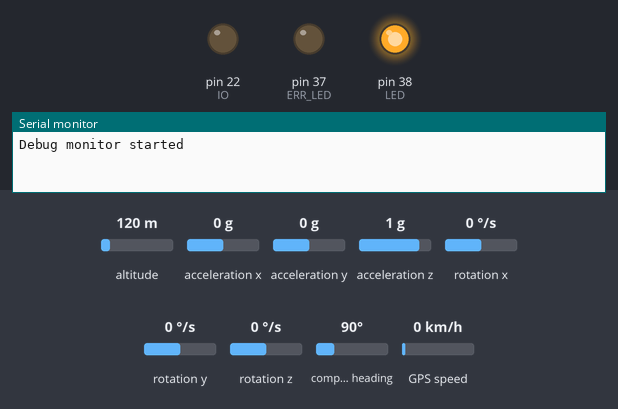
A sketch run on a simulated Arduino Mega 2560, built for the host (arithmetic inside an expression is 32-bit, double 64-bit). Shown: output pins drawn as LEDs (lit = HIGH), the last lines printed to the serial monitor. Wiring (inferred from the names in the program): MPU-6050 motion sensor at I2C address 0x68. The inputs (shaded band) are chosen by the test bench; at power-on: altitude 120 m, acceleration x 0 g, acceleration y 0 g, acceleration z 1 g, rotation x 0 °/s, rotation y 0 °/s, rotation z 0 °/s, compass heading 90°, GPS speed 0 km/h. Storage starts empty; the GPS gets a fix after 3 s at 37.7749, -122.4194 with 8 satellites.

Above: at 0.1 s.
At 6.6 s:
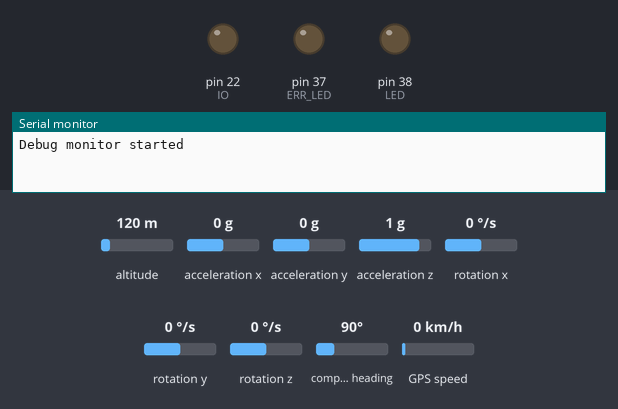
At 8.1 s:
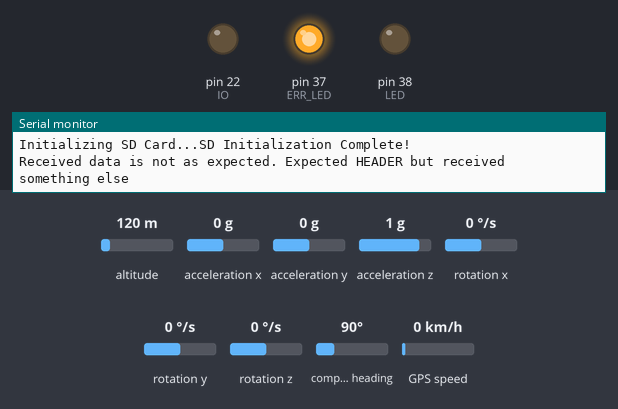
Timing chart, 0 to 9.6 s (numbered marks = the images above):
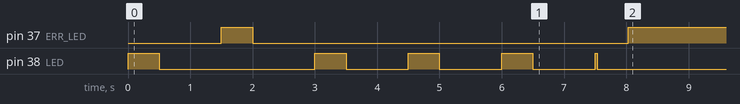

The sketch:

receive_3.ino
```cpp
#include <Wire.h>
#include <SPI.h>
#include <SD.h>
#include <TinyGPS++.h>

// The TinyGPS++ object
TinyGPSPlus gps;


#define LED 38
#define ERR_LED 37

#define LED_ON HIGH
#define LED_OFF LOW

#define IO 22
#define IO_TRANSMIT HIGH
#define IO_RECEIVE LOW

#define FL 0x95
#define FR 0x85
#define RL 0x75
#define RR 0x65
#define HEAD 0xFF

enum state {
  HEADER,
  FROM,
  DATA_HIGH_A,
  DATA_LOW_A,
  DATA_HIGH_B,
  DATA_LOW_B,
  DATA_HIGH_C,
  DATA_LOW_C,
  TO
};

// flags
byte errorCode = 0x00;
int counter = 0;

enum state myState;

unsigned long time;
unsigned long tseconds;
unsigned long tminutes;
unsigned long seconds;
unsigned long millisec;

unsigned long prevTime_30 = 0;
unsigned long prevTime_100 = 0;
unsigned long nowTime = 0;

// Tire Temp Comms
boolean breakNow = false;
byte fromAddress;
byte toAddress;
byte high_A;
byte low_A;
byte high_B;
byte low_B;
byte high_C;
byte low_C;
int tempAvg[3];//Tin, Tmid, Tout
int TEMP_a;
int TEMP_b;
int TEMP_c;
//double TEMP_A = 0;
//double TEMP_B = 0;
//double tempFactor = 0.02;
long time_taken;
long start_time;
int FL_in = 0;
int FL_mid = 0;
int FL_out = 0;
int FR_in = 0;
int FR_mid = 0;
int FR_out = 0;


// IMU Variables
const int MPU_addr = 0x68;
int16_t AcX, AcY, AcZ, Tmp, GyX, GyY, GyZ;
String xacc, yacc, zacc, gyrox, gyroy, gyroz;

// SD Card Variables
File myFile;
const int chipSelect = 53;
int i = 0;
String j = "stuff";
String k = ".csv";
String l = j + i + k;// file name.csv

// Bluetooth Variables
uint16_t count = 0;

// GPS Variable
float lat0;
float lng0;
unsigned long gpsTime;
float gpsSpeed;

void setup()
{
  Serial.begin(115200);
  Serial2.begin(9600);//bluetooth
  Serial3.begin(9600);//GPS
  Serial.println("Debug monitor started");

  // Hearbeat LED
  pinMode(LED, OUTPUT);
  digitalWrite(LED, LED_ON);
  delay(500);
  digitalWrite(LED, LED_OFF);

  delay(1000);

  // Error LED
  pinMode(ERR_LED, OUTPUT);
  digitalWrite(ERR_LED, LED_ON);
  delay(500);
  digitalWrite(ERR_LED, LED_OFF);

  delay(1000);

  Serial1.begin(115200);
  digitalWrite(LED, LED_ON);
  delay(500);
  digitalWrite(LED, LED_OFF);

  delay(1000);

  // I/O control for serial comms
  pinMode(IO, OUTPUT);
  digitalWrite(LED, LED_ON);
  delay(500);
  digitalWrite(LED, LED_OFF);

  delay(1000);

  // Set up i2c comms with IMU
  Wire.begin();
  Wire.beginTransmission(MPU_addr);
  Wire.write(0x6B);  // PWR_MGMT_1 register
  Wire.write(0);     // set to zero (wakes up the MPU-6050)
  Wire.endTransmission(true);
  digitalWrite(LED, LED_ON);
  delay(500);
  digitalWrite(LED, LED_OFF);

  delay(1000);

  digitalWrite(LED, LED_ON);
  Serial.print("Initializing SD Card...");
  if (!SD.begin(chipSelect)) {
    Serial.println("SD Initialization failed. Insert SD card and press reset");
    while (1);
  }
  Serial.println("SD Initialization Complete!");
  while (SD.exists(l)) {
    i = i + 1;
    l = j + i + k;
  }
  myFile = SD.open(l, FILE_WRITE);
  if (myFile) {
    myFile.println("Day,Month,Year,Hour,Minutes,Seconds,Milliseconds,Lat,Long,GPS Speed,AcX,AcY,AcZ,GyX,GyY,GyZ,FL Outer,FL Mid,FL Inner,FR Outer,FR Mid,FR Inner,Error");
  }
  myFile.close();
  digitalWrite(LED, LED_OFF);
  delay(500);
  toAddress = 0xC1;
}

String checksum(String str)
{
  byte checksum = 0x00;
  const char* buf = str.c_str();
  for (int i = 1; i < strlen(buf) - 1; i++) {
    checksum ^= str[i];
  }
  return String((checksum <= 0x0f ? "0" : "") + String(checksum, HEX));
}
void displayInfo()
{
  String str = "$RC3," + String(gpsTime) + "," + String(count++) + "," + xacc + "," + yacc + "," + zacc + "," + gyrox + "," + gyroy + "," + gyroz + ",,"; //$RC3,[time],[count],[xacc],[yacc],[zacc],[gyrox],[gyroy],[gyroz],[rpm/d1],
  str += ",,,,,,,,,,,,,,,*"; //[d2],[a1],[a2],[a3],[a4],[a5],[a6],[a7],[a8],[a9],[a10],[a11],[a12],[a13],[a14],[a15]*
  //Serial.println(str + checksum(str));
  Serial2.println(str + checksum(str));
}


void loop()
{
  nowTime = millis();

  if ((nowTime - prevTime_30) >= 30) {
    readTires();
    readIMU();
    storeSD();
    prevTime_30 = millis();
  }

  nowTime = millis();

  if ((nowTime - prevTime_100) >= 100) {
    readGPS();
    displayInfo();//BLUETOOTH
    storeSD();
    prevTime_100 = millis();
  }
}

void convertTime(unsigned long times)
{
  millisec  = times % 1000;
  tseconds = times / 1000;
  tminutes = tseconds / 60;
  seconds = tseconds % 60;
}
void calculateTemp1() {
  TEMP_a = (int)(((high_A ) << 4) + low_A);//may have to shift 8bit instead of 4
  TEMP_b = (int)(((high_B ) << 4) + low_B);
  TEMP_c = (int)(((high_C ) << 4) + low_C);
//  Serial.print(TEMP_a);
//  Serial.print(',');
//  Serial.print(TEMP_b);
//  Serial.print(',');
//  Serial.println(TEMP_c);
  toAddress = 0xC1;

  if (fromAddress == FL) {

    FL_in = TEMP_a;
    FL_mid = TEMP_b;
    FL_out = TEMP_c;
  }

  else if (fromAddress == FR) {
    FR_in = TEMP_a;
    FR_mid = TEMP_b;
    FR_out = TEMP_c;
//    Serial.print("FR_in: ");
//    Serial.print(FR_in);
//    Serial.print(" | FR_mid: ");
//    Serial.print(FR_mid);
//    Serial.print(" | FR_out: ");
//    Serial.print(FR_out);
//    Serial.println();
  }

  fromAddress = 0;
  high_A = 0;
  low_A = 0;
  high_B = 0;
  low_B = 0;
  digitalWrite(IO, IO_TRANSMIT);
  digitalWrite(LED, LED_OFF);
}
void readTires()
{
  if (toAddress == 0xC1) {
    digitalWrite(IO, IO_TRANSMIT);
    Serial1.write(FL);
    Serial1.flush();
    digitalWrite(IO, IO_RECEIVE);
    toAddress = 0;
  }
  while (Serial1.available() > 0) {
    if (Serial1.available() >= 63) {
      errorCode = 0x01;
      Serial.println("Overflow Error");
      digitalWrite(ERR_LED, LED_ON);
    }
    readSerial(Serial1.read());
    counter = 0;
  }
}

void readSerial(byte p) {

  if (p == HEAD) {
    if (myState != HEADER) {
      errorCode = 0x02;
      Serial.println("Received data is not as expected. Did not expect HEADER.");
      digitalWrite(ERR_LED, LED_ON);
    }
    myState = HEADER;
  }

  switch (myState) {

    case HEADER:
      if (p == HEAD) {
        myState = FROM;
      }
      else {
        errorCode = 0x03;
        Serial.println("Received data is not as expected. Expected HEADER but received something else");
        digitalWrite(ERR_LED, LED_ON);
      }
      break;

    case FROM:
      myState = DATA_HIGH_A;
      fromAddress = p;
      break;

    case DATA_HIGH_A:
      myState = DATA_LOW_A;
      high_A = p;
      break;

    case DATA_LOW_A:
      myState = DATA_HIGH_B;
      low_A = p;
      break;

    case DATA_HIGH_B:
      myState = DATA_LOW_B;
      high_B = p;
      break;

    case DATA_LOW_B:
      myState = DATA_HIGH_C;
      low_B = p;
      //Serial.println(byte(low_B));
      break;
    case DATA_HIGH_C:
      //Serial.println("good5");
      myState = DATA_LOW_C;
      high_C = p;
      //Serial.println(byte(high_C));
      break;
    case DATA_LOW_C:
      //Serial.println("good6");
      myState = TO;
      low_C = p;
      //Serial.println(byte(low_C));
      break;
    case TO:
      toAddress = p;
      myState = HEADER;
      calculateTemp1();
      break;
  }
}

void readIMU()
{
  Wire.beginTransmission(MPU_addr);
  Wire.write(0x3B);  // starting with register 0x3B (ACCEL_XOUT_H)
  Wire.endTransmission(false);
  Wire.requestFrom(MPU_addr, 14, true); // request a total of 14 registers

  AcX = Wire.read() << 8 | Wire.read(); // 0x3B (ACCEL_XOUT_H) & 0x3C (ACCEL_XOUT_L)
  AcY = Wire.read() << 8 | Wire.read(); // 0x3D (ACCEL_YOUT_H) & 0x3E (ACCEL_YOUT_L)
  AcZ = Wire.read() << 8 | Wire.read(); // 0x3F (ACCEL_ZOUT_H) & 0x40 (ACCEL_ZOUT_L)

  Tmp = Wire.read() << 8 | Wire.read(); // 0x41 (TEMP_OUT_H) & 0x42 (TEMP_OUT_L)

  GyX = Wire.read() << 8 | Wire.read(); // 0x43 (GYRO_XOUT_H) & 0x44 (GYRO_XOUT_L)
  GyY = Wire.read() << 8 | Wire.read(); // 0x45 (GYRO_YOUT_H) & 0x46 (GYRO_YOUT_L)
  GyZ = Wire.read() << 8 | Wire.read(); // 0x47 (GYRO_ZOUT_H) & 0x48 (GYRO_ZOUT_L)

  xacc = (float)AcX / 16384, 3;
  yacc = (float)AcY / 16384, 3;
  zacc = (float)AcZ / 16384, 3;
  gyrox = (float)GyX / 131, 3;
  gyroy = (float)GyY / 131, 3;
  gyroz = (float)GyZ / 131, 3;
}

void storeSD()
{
  myFile = SD.open(l, FILE_WRITE);
  if (myFile) {
    myFile.print(gps.date.month());
    myFile.print(",");
    myFile.print(gps.date.day());
    myFile.print(",");
    myFile.print(gps.date.year());
    myFile.print(",");
    if (gps.time.hour() < 10) myFile.print("0");
    myFile.print(gps.time.hour());
    myFile.print(",");
    if (gps.time.minute() < 10) myFile.print("0");
    myFile.print(gps.time.minute());
    myFile.print(",");
    if (gps.time.second() < 10) myFile.print("0");
    myFile.print(gps.time.second());
    myFile.print(F(","));
    if (gps.time.centisecond() < 10) myFile.print("0");
    myFile.print(gps.time.centisecond());
    myFile.print(",");
    myFile.print(lat0);
    myFile.print(",");
    myFile.print(lng0);
    myFile.print(",");
    myFile.print(gpsSpeed);
    myFile.print(",");
    myFile.print(xacc);
    myFile.print(",");
    myFile.print(yacc);
    myFile.print(",");
    myFile.print(zacc);
    myFile.print(",");
    myFile.print(gyrox);
    myFile.print(",");
    myFile.print(gyrox);
    myFile.print(",");
    myFile.print(gyrox);
    myFile.print(",");
    myFile.print(FL_in);
    myFile.print(",");
    myFile.print(FL_mid);
    myFile.print(",");
    myFile.print(FL_out);
    myFile.print(",");
    myFile.print(FR_in);
    myFile.print(",");
    myFile.print(FR_mid);
    myFile.print(",");
    myFile.print(FR_out);
    myFile.print(",");
    myFile.print(errorCode);
    myFile.println();
  }
  myFile.close();
}

void readGPS()
{ while (Serial3.available() > 0)
    if (gps.encode(Serial3.read())) {
      if (gps.location.isValid())
      {
        gpsTime = gps.time.value();
        lat0 = (gps.location.lat(), 6);
        lng0 = (gps.location.lng(), 6);
        gpsSpeed = gps.speed.kmph();
      }
      if (millis() > 5000 && gps.charsProcessed() < 10)
      {
        Serial.println("No GPS detected: check wiring.");
        while (true);
      }
    }
}
```

Measured:
- by itself, pin 37 (ERR_LED): HIGH → LOW at 2.0 s, → HIGH 6.0 s later
